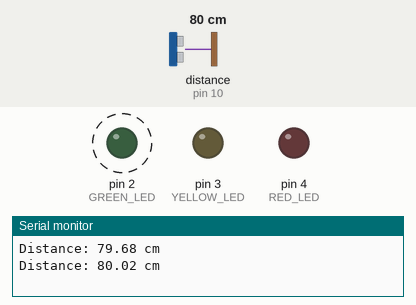
The sketch below on a simulated Arduino Uno, built with avr-gcc and run on an emulated ATmega328P. On the bench: output pins drawn as LEDs (lit = HIGH), the last lines printed to the serial monitor. Wiring (inferred from the names in the program): ultrasonic range finder: trigger pin 9; echo pin 10. Dashed ring = blinking. The inputs (shaded band) are chosen by the test bench; at power-on: distance to the obstacle (sensor on pin 10) 80 cm. The echo pulse lasts 58.3 µs per cm; pins used as bus, display or sensor lines are not drawn.

Above: at 1.8 s.
1.9 s: distance to the obstacle (sensor on pin 10) set to 54 cm
5.4 s: distance to the obstacle (sensor on pin 10) set to 47 cm
At 6.18 s:
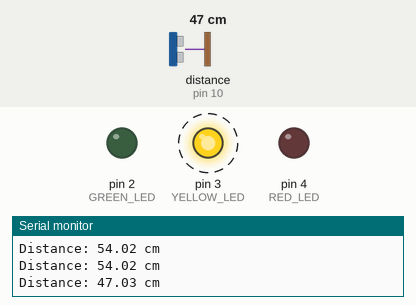
9.3 s: distance to the obstacle (sensor on pin 10) set to 22 cm
12.8 s: distance to the obstacle (sensor on pin 10) set to 18 cm
At 13.34 s:
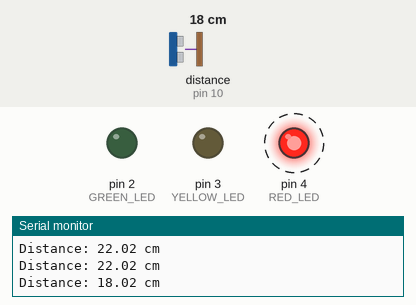
16.3 s: distance to the obstacle (sensor on pin 10) set to 35 cm
At 16.51 s:
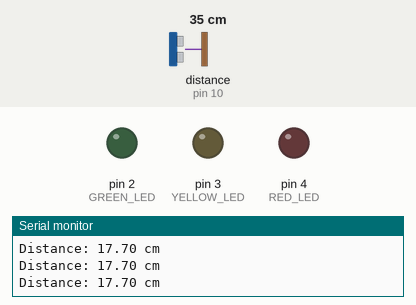
19.8 s: distance to the obstacle (sensor on pin 10) set to 2 cm
At 20.28 s:
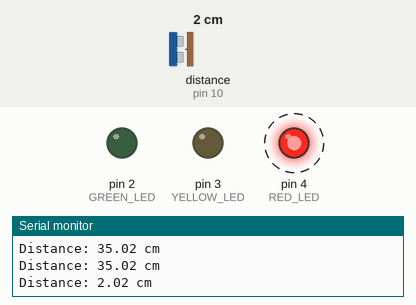
Timing chart, 0 to 24.3 s (numbered marks = the images above; inputs shaded):
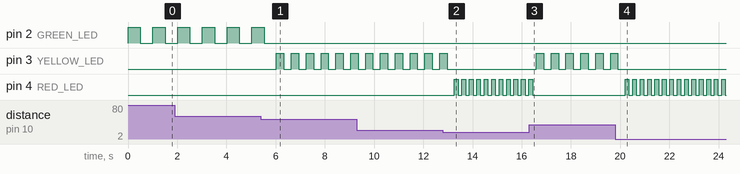

Measured:
- the behaviour switches between 50 and 49 cm on distance to the obstacle (sensor on pin 10) (found by bisection; images 0 and 1)
- the behaviour switches between 20 and 19 cm on distance to the obstacle (sensor on pin 10) (found by bisection; images 1 and 2)
- after the input at 5.4 s, pin 2 (GREEN_LED): goes on until 5.5 s, then stays LOW; pin 3 (YELLOW_LED): alternates HIGH for 0.30 s and LOW for 0.30 s, starting after 0.63 s
- after the input at 12.8 s, pin 3 (YELLOW_LED): goes on until 13.0 s, then stays LOW; pin 4 (RED_LED): alternates HIGH for 0.15 s and LOW for 0.15 s, starting after 0.47 s
- after the input at 16.3 s, pin 3 (YELLOW_LED): alternates HIGH for 0.30 s and LOW for 0.30 s, starting after 0.29 s; pin 4 (RED_LED): goes on until 16.4 s, then stays LOW
- after the input at 19.8 s, pin 3 (YELLOW_LED): goes on until 19.9 s, then stays LOW; pin 4 (RED_LED): alternates HIGH for 0.15 s and LOW for 0.15 s, starting after 0.41 s
- by itself, pin 2 (GREEN_LED): alternates HIGH for 0.50 s and LOW for 0.50 s

The sketch:

Aircraft_Collision_Alert_System.ino
```cpp
#define TRIG_PIN 9
#define ECHO_PIN 10

#define GREEN_LED 2
#define YELLOW_LED 3
#define RED_LED 4

void setup() {
  pinMode(TRIG_PIN, OUTPUT);
  pinMode(ECHO_PIN, INPUT);

  pinMode(GREEN_LED, OUTPUT);
  pinMode(YELLOW_LED, OUTPUT);
  pinMode(RED_LED, OUTPUT);

  Serial.begin(9600);
}

void loop() {

  // Measure Distance
  digitalWrite(TRIG_PIN, LOW);
  delayMicroseconds(2);

  digitalWrite(TRIG_PIN, HIGH);
  delayMicroseconds(10);

  digitalWrite(TRIG_PIN, LOW);

  long duration = pulseIn(ECHO_PIN, HIGH);
  float distance = duration * 0.0343 / 2;

  Serial.print("Distance: ");
  Serial.print(distance);
  Serial.println(" cm");

  // Green Alert Zone
  if (distance > 50) {

    digitalWrite(YELLOW_LED, LOW);
    digitalWrite(RED_LED, LOW);

    digitalWrite(GREEN_LED, HIGH);
    delay(500);
    digitalWrite(GREEN_LED, LOW);
    delay(500);
  }

  // Yellow Alert Zone
  else if (distance > 20 && distance <= 50) {

    digitalWrite(GREEN_LED, LOW);
    digitalWrite(RED_LED, LOW);

    digitalWrite(YELLOW_LED, HIGH);
    delay(300);
    digitalWrite(YELLOW_LED, LOW);
    delay(300);
  }

  // Red Danger Zone
  else {

    digitalWrite(GREEN_LED, LOW);
    digitalWrite(YELLOW_LED, LOW);

    digitalWrite(RED_LED, HIGH);
    delay(150);
    digitalWrite(RED_LED, LOW);
    delay(150);
  }
}
```
